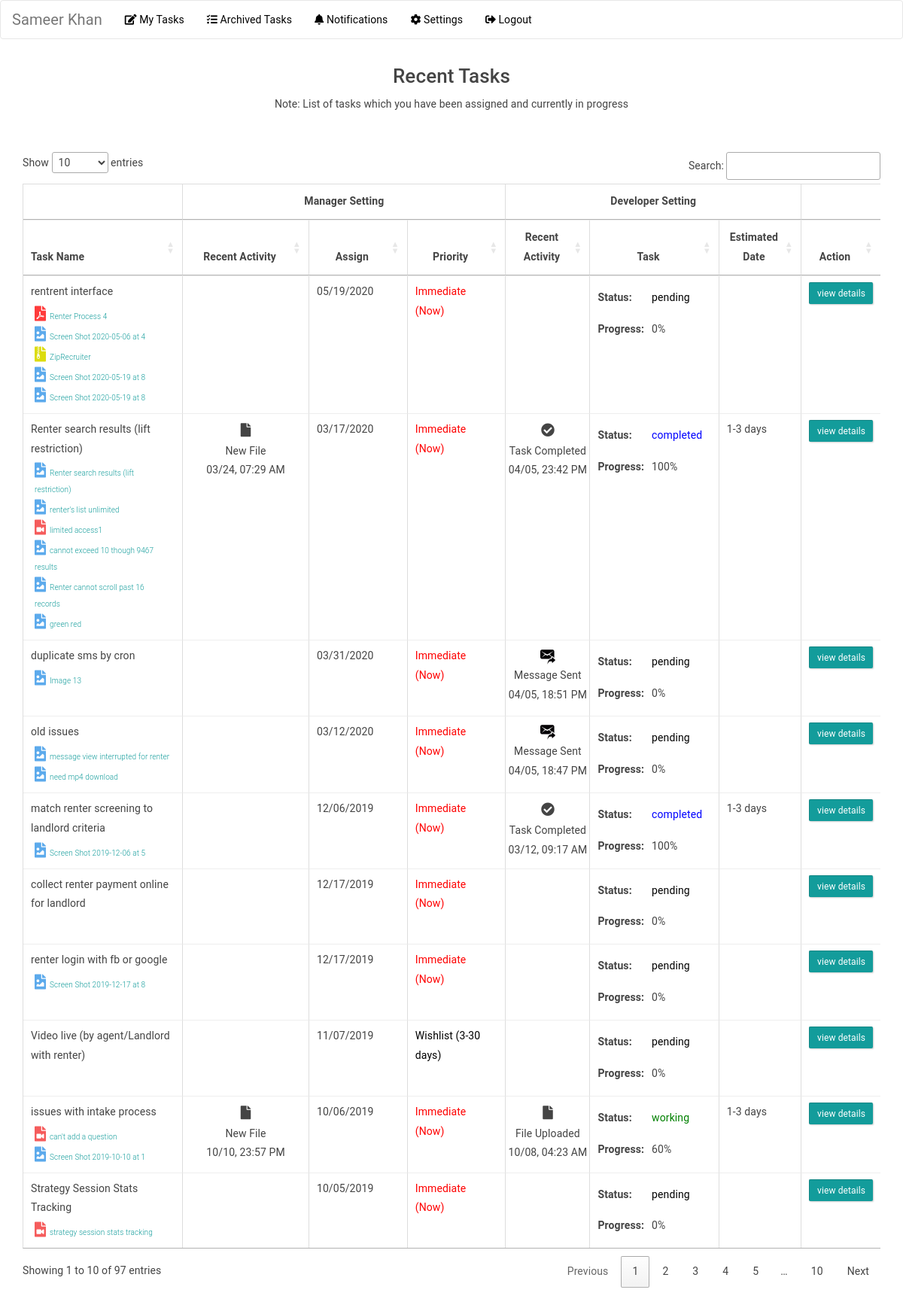
Page /task.php (signed in) on the committed database.
### tables this page shows
CREATE TABLE `tasks` (
  `id` int(11) NOT NULL,
  `mag_id` int(11) NOT NULL,
  `dev_id` int(11) NOT NULL,
  `name` varchar(50) NOT NULL,
  `description` text NOT NULL,
  `priority_level` tinyint(1) NOT NULL COMMENT 'from manager',
  `status` tinyint(1) NOT NULL COMMENT 'from developer',
  `progress` varchar(20) NOT NULL COMMENT 'from developer',
  `stage` varchar(20) DEFAULT NULL COMMENT 'localhost,dev,live from developer',
  `completion_date` varchar(50) DEFAULT NULL COMMENT 'from developer',
  `submit_work` tinyint(1) NOT NULL DEFAULT 0 COMMENT '0=>''no'',1=>''yes'' from developer',
  `submit_date` varchar(20) DEFAULT NULL,
  `review_request` tinyint(1) NOT NULL DEFAULT 0 COMMENT '0=>''no'',1=>''yes'' from manager',
  `review_request_date` varchar(20) DEFAULT NULL,
  `mark_completed` tinyint(1) NOT NULL DEFAULT 0 COMMENT '0=>''none'',1=>''developer'',2=>''both''',
  `completed_date` varchar(50) DEFAULT NULL,
  `created_date` timestamp NOT NULL DEFAULT current_timestamp(),
  `updated_date` timestamp NOT NULL DEFAULT current_timestamp() ON UPDATE current_timestamp(),
  `assigned_date` varchar(50) DEFAULT NULL,
  `is_archived` tinyint(1) NOT NULL DEFAULT 0,
  `archived_date` varchar(50) DEFAULT NULL
);

CREATE TABLE `tasks_files_manager` (
  `id` int(11) NOT NULL,
  `task_id` int(11) NOT NULL,
  `name` varchar(50) DEFAULT NULL,
  `path` text NOT NULL,
  `upload_date` timestamp NOT NULL DEFAULT current_timestamp()
);

CREATE TABLE `priority` (
  `id` int(11) NOT NULL,
  `level` varchar(50) NOT NULL,
  `value` tinyint(1) NOT NULL,
  `time` timestamp NOT NULL DEFAULT current_timestamp()
);

CREATE TABLE `status` (
  `id` int(11) NOT NULL,
  `name` varchar(20) NOT NULL,
  `value` tinyint(1) NOT NULL,
  `type` varchar(20) NOT NULL,
  `time` timestamp NOT NULL DEFAULT current_timestamp()
);

### inc/config.php (called while the page is built, shortened)
<?php
if ($_SERVER["SERVER_NAME"] == "localhost") {
	$base_url = 'http://localhost/projects/taskmanagement/';
	$conn = new mysqli('localhost', 'root', '' , 'task_management');
}
if(mysqli_connect_errno())
{
    printf("Connection failed: %s\n", mysqli_connect_error());
    exit();
}
else
{
	$user_id = isset($_SESSION['developer']['id']) ? $_SESSION['developer']['id'] : '0';
	$sql = "SELECT * FROM tbl_timezone WHERE user_id = '$user_id' AND user_type = 'developer'";
	$res = $conn->query($sql);
	$row = mysqli_fetch_assoc($res);
	if($row['dst_status'] == 'on'){
		$gmt = $row['gmt_value'] + $row['dst_value'];
		$gmt = $row['gmt_sign'].$gmt.':00';
	}
	else{
		$gmt = $row['gmt_sign'].$row['gmt_value'].':00';
	}
	$conn->query("SET time_zone = '".$gmt."'");
	include('functions.php');
}
?>

### task.php (the view, shortened to what this page needs)
<?php
require_once 'inc/config.php';
require_once 'inc/header.php';
?>
<section class="main-container">
    <div class="container-fluid">
        <div class="row">
            <div class="col-md-12">
				<br>
				<p class="text-center mb-lg">
					<strong style="font-size: 26px;">Recent Tasks</strong>
					<br>
					<span>Note: List of tasks which you have been assigned and currently in progress</span>
				</p>
				<br>
				<div class="widget-container margin-top-10">
					<div class="widget-content table-responsive">
						<table class="table table-bordered bootstrap-datatable datatable dataTable" id="myTable">
							<thead>
                                <tr>
                                    <th style="width:20%;"></th>
                                    <th style="width:40%;font-weight:bold;text-align:center;" colspan="3">
                                        Manager Setting
                                    </th>
                                    <th style="width:35%;font-weight:bold;text-align:center;" colspan="3">
                                        Developer Setting
                                    </th>
                                    <th style="width:10%;"></th>
                                </tr>
								<tr>
                                    <th style="width:20%;font-weight:bold;">Task Name</th>
                                    <th style="font-weight:bold;text-align:center;">Recent Activity</th>
                                    <th style="font-weight:bold;text-align:center;">Assign</th>
                                    <th style="width:12%;font-weight:bold;text-align:center;">Priority</th>
                                    <th style="font-weight:bold;text-align:center;">Recent Activity</th>
                                    <th style="font-weight:bold;text-align:center;">Task</th>
                                    <th style="width:10%;font-weight:bold;text-align:center;">Estimated Date</th>
                                    <th style="width:10%;font-weight:bold;text-align:center;">Action</th>
                                </tr>
							</thead>
							<tbody>
								<?php
								$sql = "SELECT a.*, b.name as dev_name, c.level as level FROM tasks a, developers b, priority c WHERE a.dev_id = b.id AND a.priority_level = c.value AND a.is_archived = '0' AND b.id = '".$_SESSION['developer']['id']."' ORDER BY a.updated_date DESC";
								$res = $conn->query($sql);
								while($row = mysqli_fetch_assoc($res)) {
								?>
								<tr>
									<td>
                                        <?php
                                        echo $row['name'].'<br>';
                                        $res_mag = check_table('tasks_files_manager',"task_id = '".$row["id"]."' ORDER BY id");
                                        while($row_mag = mysqli_fetch_assoc($res_mag)) {
                                            $path = $row_mag['path'];
                                            if($path != ''){
                                                $ext = explode('.',$path);
                                                $pdf_type = array("pdf","PDF");
                                                $zip_type = array("zip","rar");
                                                $doc_type = array("doc","docx");
                                                $xcl_type = array("csv","xls","xlsx");
                                                $img_type = array("png","PNG","jpg","JPG","jpeg","JPEG");
                                                $vid_type = array("mp4","MP4","mov",".MOV","avi","AVI","flv","FLV","webm","WebM");
                                                if(in_array($ext[1], $pdf_type)){ ?>
                                                <h4 style="font-size:20px;margin:5px">
                                                <a href="<?php echo $base_url.$path ?>" target="_blank">
                                                    <i class="fa fa-file-pdf"></i>
                                                    <?php if($row_mag['name'] != 'TASK_EMPTY'){echo "<span style='font-size:10px'>".$row_mag['name']."</span>";} ?>
                                                </a>
                                                </h4>
                                                <?php } elseif(in_array($ext[1], $zip_type)){ ?>
                                                <h4 style="font-size:20px;margin:5px">
                                                <a href="<?php echo $base_url.$path ?>" target="_blank">
                                                    <i class="fa fa-file-archive"></i>
                                                    <?php if($row_mag['name'] != 'TASK_EMPTY'){echo "<span style='font-size:10px'>".$row_mag['name']."</span>";} ?>
                                                </a>
                                                </h4>
                                                <?php } elseif(in_array($ext[1], $img_type)){ ?>
                                                <h4 style="font-size:20px;margin:5px">
                                                <a href="<?php echo $base_url.$path ?>" target="_blank">
                                                    <i class="fa fa-file-image"></i>
                                                    <?php if($row_mag['name'] != 'TASK_EMPTY'){echo "<span style='font-size:10px'>".$row_mag['name']."</span>";} ?>
                                                </a>
                                                </h4>
                                                <?php } elseif(in_array($ext[1], $vid_type)){ ?>
                                                <h4 style="font-size:20px;margin:5px">
                                                <a href="<?php echo $base_url.$path ?>" target="_blank">
                                                    <i class="fa fa-file-video"></i>
                                                    <?php if($row_mag['name'] != 'TASK_EMPTY'){echo "<span style='font-size:10px'>".$row_mag['name']."</span>";} ?>
                                                </a>
                                                </h4>
                                                <?php }
                                            }
                                        }
                                        ?>
                                    </td>
                                    <td align="center" style="padding: 8px 0px;"><?php echo get_task_activity($row['id']); ?></td>
                                    <td>
                                        <?php echo date_format(date_create($row['assigned_date']),'m/d/Y'); ?>
                                    </td>
                                    <td>
                                        <?php
                                        $p_color = 'black';
                                        if($row['priority_level'] == 1){
                                            $p_color = 'red';
                                        }
                                        elseif($row['priority_level'] == 2){
                                            $p_color = 'orange';
                                        }
                                        echo "<span style='color:$p_color'>".$row['level']."</span>";
                                        ?>
                                    </td>
                                    <td align="center" style="padding: 8px 0px;"><?php echo get_task_notification($row['id'],$row['mag_id']); ?></td>
                                    <td>
                                        <?php
                                        $s_color = 'black';
                                        if($row['status'] == 1){
                                            $s_color = 'green';
                                        }
                                        elseif($row['status'] == 2){
                                            $s_color = 'orange';
                                        }
                                        elseif($row['status'] == 3){
                                            $s_color = 'red';
                                        }
                                        elseif($row['status'] == 4){
                                            $s_color = 'blue';
                                        }
                                        elseif($row['status'] == 5){
                                            $s_color = 'orange';
                                        }
                                        ?>
                                        <table>
                                            <tr>
                                                <th style="font-weight:bold;padding:0px;">Status:</th>
                                                <td><?php echo "<span style='color:$s_color'>".get_status($row['status'],'tasks')."</span>"; ?></td>
                                            </tr>
                                            <tr>
                                                <th style="font-weight:bold;padding:0px;">Progress:</th>
                                                <td><?php echo $row['progress'].'%'; ?></td>
                                            </tr>
                                        </table>
                                    </td>
                                    <td>
                                        <?php echo $row['completion_date']; ?>
                                    </td>
									<td>
										<center><a href="task_details.php?task_id=<?php echo $row["id"] ?>" class="btn btn-sm btn-primary" target="_blank">view details</a></center>
									</td>
								</tr>
								<?php
								}
								?>
							</tbody>
						</table>
						<br><br>
					</div>
				</div>
            </div>
        </div>
    </div>
</section>
<link rel="stylesheet" type="text/css" href="//cdn.datatables.net/1.10.19/css/jquery.dataTables.min.css">
<?php require_once 'inc/footer.php'; ?>

### inc/functions.php (shortened to what this page needs)
<?php
function check_table($table,$where)
{
	global $conn;
	$sql = "SELECT * FROM $table WHERE $where";
	$res = $conn->query($sql);
	if($res){
		return $res;
	}
	else{
		return 0;
	}
}
function get_status($id,$type)
{
	global $conn;
	$sql = "SELECT * FROM status WHERE value = '$id' AND type = '$type'";
	$res = $conn->query($sql);
	$row = mysqli_fetch_assoc($res);
	return $row['name'];
}
	?>
		<?php
function get_task_activity($task_id)
{
	global $conn;
	$sql  = "SELECT * FROM notifications WHERE dev_id = '".$_SESSION["developer"]["id"]."' AND task_id = '$task_id' ORDER BY id DESC LIMIT 0,1";
	$res = $conn->query($sql);
    $row = mysqli_fetch_assoc($res);
	if(mysqli_num_rows($res) > 0){
        if(strpos($row['text'], "file uploaded") == true){
            ?><i class="fas fa-file" style="font-size:18px;margin-top:4px;"></i><br>New File<br><?php
            echo date_format(date_create($row['time']),'m/d, H:i A');
        }
        elseif(strpos($row['text'], "message recieved") == true){
            ?><i class="fas fa-envelope" style="font-size:18px;margin-top:4px;"></i><br>New Message<br><?php
            echo date_format(date_create($row['time']),'m/d, H:i A');
        }
        elseif(strpos($row['text'], "incomplete") == true){
            ?><i class="fas fa-times-circle" style="font-size:18px;margin-top:4px;"></i><br>Task Incomplete<br><?php
            echo date_format(date_create($row['time']),'m/d, H:i A');
        }
	}
}
function get_task_notification($task_id,$mag_id)
{
	global $conn;
	$sql  = "SELECT * FROM notifications WHERE mag_id = '$mag_id' AND task_id = '$task_id' ORDER BY id DESC LIMIT 0,1";
	$res = $conn->query($sql);
    $row = mysqli_fetch_assoc($res);
	if(mysqli_num_rows($res) > 0){
        if(strpos($row['text'], "Left by developer") == true){
            ?><i class="fas fa-chevron-circle-left" style="font-size:18px;margin-top:4px;"></i><br>Task Left<br><?php
            echo date_format(date_create($row['time']),'m/d, H:i A');
        }
        elseif(strpos($row['text'], "file uploaded") == true){
            ?><i class="fas fa-file" style="font-size:18px;margin-top:4px;"></i><br>File Uploaded<br><?php
            echo date_format(date_create($row['time']),'m/d, H:i A');
        }
        elseif(strpos($row['text'], "message recieved") == true){
            ?><img src="images/sent%20icon.png" style="width:20px;"/><br>Message Sent<br><?php
            echo date_format(date_create($row['time']),'m/d, H:i A');
        }
        elseif(strpos($row['text'], "Completed") == true){
            ?><i class="fas fa-check-circle" style="font-size:18px;margin-top:4px;"></i><br>Task Completed<br><?php
            echo date_format(date_create($row['time']),'m/d, H:i A');
        }
	}
}
?>

### rows in the picture
tasks: name "rentrent interface", assigned_date "05/19/2020", priority.level "Immediate (Now)", status.name "pending", progress "0"
tasks_files_manager: name "Renter Process 4"
tasks_files_manager: name "Screen Shot 2020-05-06 at 4"
tasks_files_manager: name "ZipRecruiter"
tasks_files_manager: name "Screen Shot 2020-05-19 at 8"
tasks_files_manager: name "Screen Shot 2020-05-19 at 8"
tasks: name "Renter search results (lift restriction)", time "03/24, 07:29 AM", assigned_date "03/17/2020", priority.level "Immediate (Now)", time "04/05, 23:42 PM", status.name "completed", progress "100", completion_date "1-3 days"
tasks_files_manager: name "Renter search results (lift restriction)"
tasks_files_manager: name "renter's list unlimited"
tasks_files_manager: name "limited access1"
tasks_files_manager: name "cannot exceed 10 though 9467 results"
tasks_files_manager: name "Renter cannot scroll past 16 records"
tasks_files_manager: name "green red"
tasks: name "duplicate sms by cron", assigned_date "03/31/2020", priority.level "Immediate (Now)", time "04/05, 18:51 PM", status.name "pending", progress "0"
tasks_files_manager: name "Image 13"
tasks: name "old issues", assigned_date "03/12/2020", priority.level "Immediate (Now)", time "04/05, 18:47 PM", status.name "pending", progress "0"
tasks_files_manager: name "message view interrupted for renter"
tasks_files_manager: name "need mp4 download"
tasks: name "match renter screening to landlord criteria", assigned_date "12/06/2019", priority.level "Immediate (Now)", time "03/12, 09:17 AM", status.name "completed", progress "100", completion_date "1-3 days"
tasks_files_manager: name "Screen Shot 2019-12-06 at 5"
tasks: name "collect renter payment online for landlord", assigned_date "12/17/2019", priority.level "Immediate (Now)", status.name "pending", progress "0"
tasks: name "renter login with fb or google", assigned_date "12/17/2019", priority.level "Immediate (Now)", status.name "pending", progress "0"
tasks_files_manager: name "Screen Shot 2019-12-17 at 8"
tasks: name "Video live (by agent/Landlord with renter)", assigned_date "11/07/2019", priority.level "Wishlist (3-30 days)", status.name "pending", progress "0"
tasks: name "issues with intake process", time "10/10, 23:57 PM", assigned_date "10/06/2019", priority.level "Immediate (Now)", time "10/08, 04:23 AM", status.name "working", progress "60", completion_date "1-3 days"
tasks_files_manager: name "can't add a question"
tasks_files_manager: name "Screen Shot 2019-10-10 at 1"
tasks: name "Strategy Session Stats Tracking", assigned_date "10/05/2019", priority.level "Immediate (Now)", status.name "pending", progress "0"
tasks_files_manager: name "strategy session stats tracking"

### other values in the picture
$_SESSION["developer"]["name"] "Sameer Khan"
